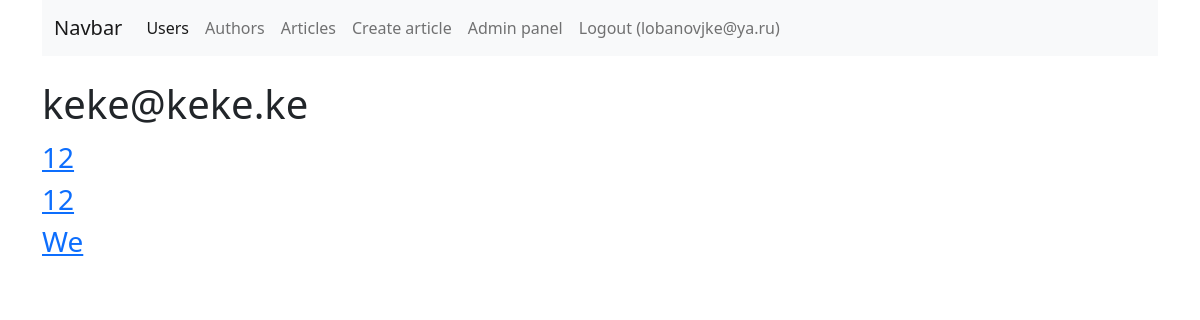
Page /users/4 (signed in) on the committed database.
### blog/models.py (models this page shows, shortened)
class User(db.Model, UserMixin):
    __tablename__ = 'users'
    id = db.Column(db.Integer, primary_key=True)
    email = db.Column(db.String(255), unique=True)
    password = db.Column(db.String(255))
    first_name = db.Column(db.String(255))
    last_name = db.Column(db.String(255))
    is_staff = db.Column(db.Boolean, default=False, nullable=False)
    author = relationship('Author', uselist=False, back_populates='user')

class Article(db.Model):
    __tablename__ = 'articles'
    id = db.Column(db.Integer, primary_key=True)
    author_id = db.Column(db.Integer, ForeignKey('authors.id'), nullable=False)
    title = db.Column(db.String(255))
    text = db.Column(db.Text)
    created_at = db.Column(db.DateTime, default=datetime.utcnow)
    updated_at = db.Column(db.DateTime, default=datetime.utcnow, onupdate=datetime.utcnow)
    author = relationship('Author', back_populates='articles')
    tags = relationship('Tag', secondary=article_tag_associations_table, back_populates='articles')

### blog/users/views.py (the view)
@user.route('/<int:pk>')
@login_required
def profile(pk: int):
    selected_user = User.query.filter_by(id=pk).one_or_none()
    if not selected_user:
        raise NotFound(f"User #{pk} doesn't exist!")
    return render_template(
        'users/profile.html',
        user=selected_user,
    )

### blog/app.py (called while the page is built)
def register_extensions(app):
    db.init_app(app)
    migrate.init_app(app, db, compare_type=True)
    csrf.init_app(app)
    login_manager.login_view = 'auth.login'
    login_manager.init_app(app)
    admin.init_app(app)
    @login_manager.user_loader
    def load_user(user_id):
        return User.query.get(int(user_id))

### blog/templates/users/profile.html (shortened to what this page needs)
{% extends 'base.html' %}
{% block content %}
    <div class="mt-4">
        <h1>{{ user.email }}</h1>
        <div class="flex-column d-flex">
            {% for article in user.author.articles %}
                <a class="fs-3"
                   href="{{ url_for('article.get_article', article_id=article.id) }}">{{ article.title|title }}</a>
            {% endfor %}
        </div>
    </div>
{% endblock %}

### blog/templates/navbar.html (shortened to what this page needs)
<nav class="navbar navbar-expand-lg navbar-light bg-light">
    <div class="container-fluid">
        <a class="navbar-brand" href="#">Navbar</a>
        <div class="collapse navbar-collapse" id="navbarNav">
            <ul class="navbar-nav">
                <li class="nav-item">
                    <a class="nav-link {{ 'active' if request.endpoint in ['user.users_list','user.profile'] }}"
                       href="{{ url_for('user.users_list') }}">Users</a>
                </li>
                <li class="nav-item">
                    <a class="nav-link {{ 'active' if request.endpoint in ['author.author_list'] }}"
                       href="{{ url_for('author.author_list') }}">Authors</a>
                </li>
                <li class="nav-item">
                    <a class="nav-link {{ 'active' if request.endpoint in ['article.articles_list', 'article.get_article', 'article.get_article_by_tag_name'] }}"
                       href="{{ url_for('article.articles_list') }}">Articles</a>
                </li>
                {% if current_user.is_authenticated %}
                    <li class="nav-item">
                        <a class="nav-link {{ 'active' if request.endpoint in ['article.create_article_form'] }}"
                           href="{{ url_for('article.create_article_form') }}">Create article</a>
                    </li>
                    {% if current_user.is_staff %}
                        <li class="nav-item">
                            <a class="nav-link" href="{{ url_for('admin.index') }}">Admin panel</a>
                        </li>
                    {% endif %}
                    <li class="nav-item">
                        <a class="nav-link" href="{{ url_for('auth.logout') }}">Logout ({{ current_user.email }})</a>
                    </li>
                {% endif %}
            </ul>
        </div>
    </div>
</nav>

### rows in the picture
User: email "lobanovjke@ya.ru"
User: email "keke@keke.ke"
Article: title "12"
Article: title "12"
Article: title "We"
